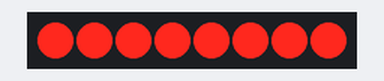
Simulated run of this sketch. Board: Arduino Uno, built with avr-gcc and run on an emulated ATmega328P. Parts: 8 shift-register outputs drawn as a row of LEDs (first output left, lit = HIGH). Wiring (inferred from the names in the program): shift register (74HC595): data pin 2; shift clock pin 5; latch pin 4. Wiring (inferred from the signals the program sends): row of LEDs: on Q0, Q1, Q2, Q3, Q4, Q5, Q6, Q7.

Above: at 0.1 s.
At 4.1 s:
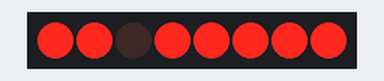
At 9.1 s:
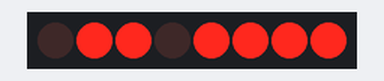
At 19.1 s:
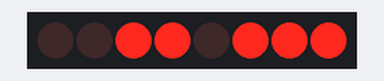
At 29.1 s:
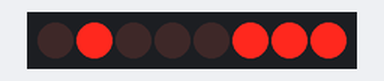
At 39.1 s:
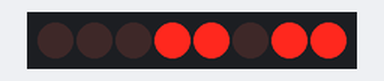
Timing chart, 0 to 40.0 s (numbered marks = the images above):
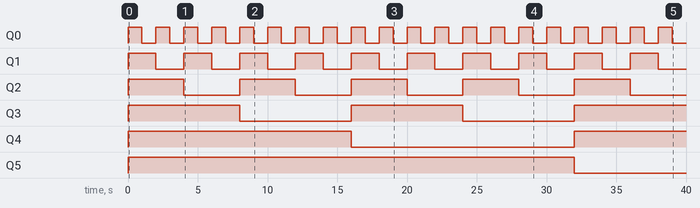

Measured:
- by itself, Q0: alternates HIGH for 1.0 s and LOW for 1.0 s
- by itself, Q1: alternates HIGH for 2.0 s and LOW for 2.0 s
- by itself, Q2: alternates HIGH for 4.0 s and LOW for 4.0 s
- by itself, Q3: alternates HIGH for 8.0 s and LOW for 8.0 s
- by itself, Q4: LOW → HIGH at 0.00 s, → LOW 16.0 s later, → HIGH 16.0 s later
- by itself, Q5: LOW → HIGH at 0.00 s, → LOW 32.0 s later

The sketch:

_74HC595.ino
```cpp
int data = 2;//74HC595的14脚 数据输入引脚SI
int clock = 5;//74hc595的11脚 时钟线 SCK
int latch = 4;//74hc595的12脚 输出存储器锁存线RCK
int ledState = 0;
const int ON = LOW;
const int OFF = HIGH;
void setup()
{
pinMode(data, OUTPUT);
pinMode(clock, OUTPUT);
pinMode(latch, OUTPUT);
}
void loop()
{
for(long i = 0; i < 65536; i++)
{
updateLEDs(~i);
delay(1000);
}
}
void updateLEDs(int value)
{
digitalWrite(latch, LOW);//
shiftOut(data, clock, MSBFIRST, value);//串行数据输出，高位在先
digitalWrite(latch, HIGH);//锁存
}
```
